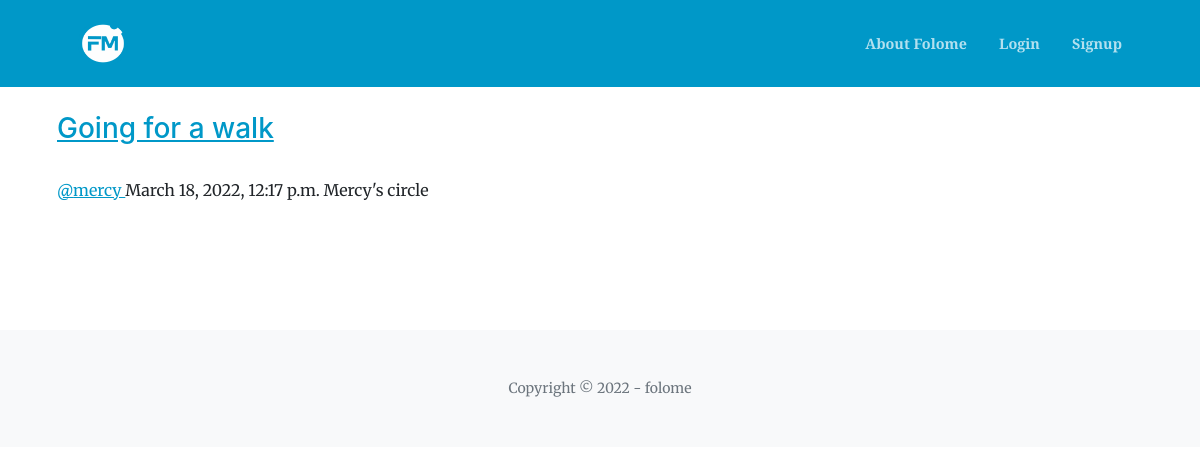
/posts/, run on the app's committed database.
### posts/models.py (models this page shows, shortened)
class Post(models.Model):
    user = models.ForeignKey(User, related_name='posts', on_delete=models.CASCADE)
    created_at = models.DateTimeField(auto_now=True)
    message = models.CharField(verbose_name="Message", max_length=50, default='')
    start = models.CharField(verbose_name="Start", max_length=100, default='')
    destination = models.CharField(verbose_name="Destination", max_length=100, default='')
    circle = models.ForeignKey(Circle, related_name='posts', on_delete=models.CASCADE)
    class Meta:
        ordering = ['-created_at']
        unique_together = ['user', 'message', 'start', 'destination']

### circle/models.py (models this page shows, shortened)
class Circle(models.Model):
    owner = models.ForeignKey(
        User, on_delete=models.CASCADE, related_name="circle_owner", null=True)
    name = models.CharField(max_length=255, unique=True)
    slug = models.SlugField(allow_unicode=True, unique=True)
    description = models.TextField(blank=True, default='')
    members = models.ManyToManyField(User, through='CircleMember')
    date_created = models.DateTimeField(auto_now_add=True)
    class Meta:
        ordering = ['name', 'owner']

### posts/views.py (the view)
# urls.py: path('', views.PostList.as_view(), name='all'),
class PostList(SelectRelatedMixin, generic.ListView):
    models = models.Post
    select_related = ('user', 'circle')
    def get_queryset(self):
        return models.Post.objects.order_by('-created_at')

### templates/posts/post_list.html (shortened to what this page needs)
{% extends 'base.html' %}
{% load bootstrap5 %}
{% load static %}
{% block content %}
<section class="ftco-section">
    <div class="container">
        <div class="col-md-8">
            {% for post in post_list %}
                  {% include "posts/_post.html" %}
            {% endfor %}
        </div>
    </div>
</section>
{% endblock %}

### templates/posts/_post.html (shortened to what this page needs)
<div class="">
    <h3>
        <a href="{% url 'posts:single' username=post.user.username pk=post.pk %}">
            {{ post.message }}
        </a>
    </h3>
        <p class="media-heading">
            <span class="username">
                <a href="{% url 'posts:for_user' username=post.user.username %}">
                    <br/>@{{ post.user.username }}
                </a>
            </span>
               {{ post.created_at }}
            {% if post.circle %}
			{{ post.circle.name }}
			{% endif %}
        </p>
</div>

### data on the page
Post: message "Going for a walk", user.username "mercy", created_at "March 18, 2022, 12:17 p.m.", circle.name "Mercy's circle"
